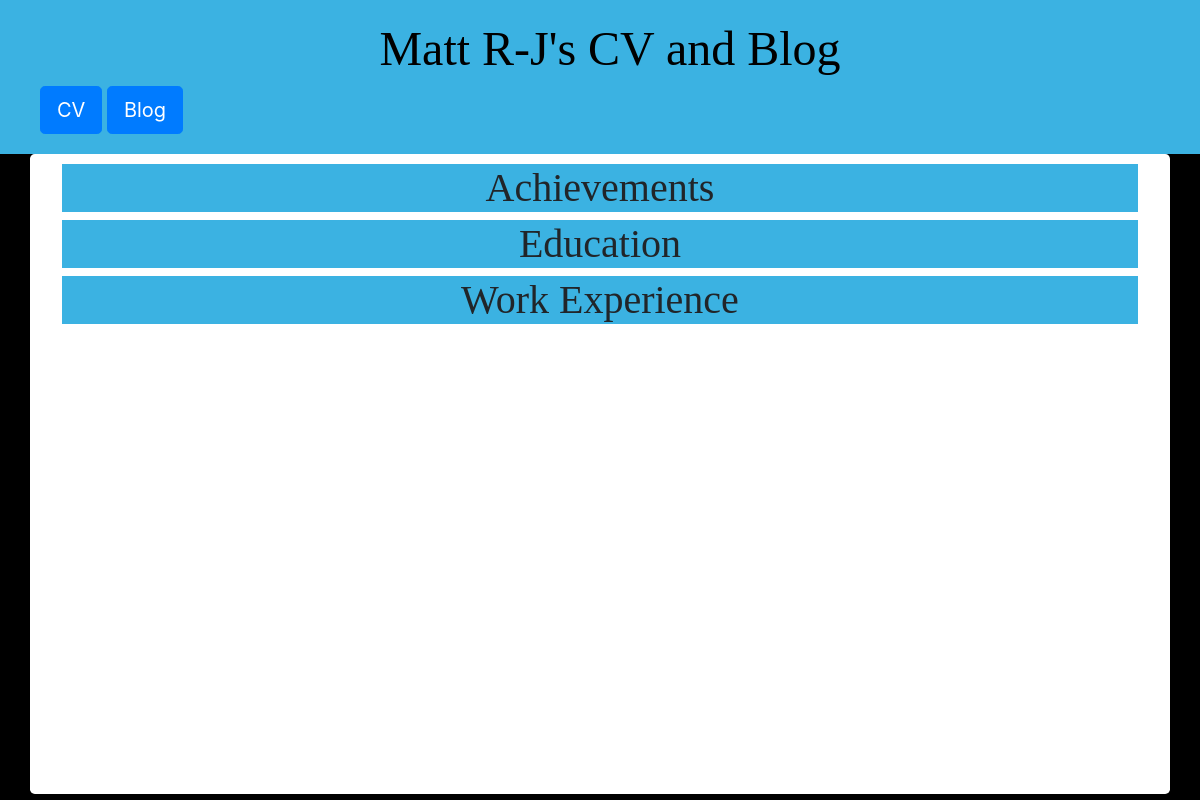
Page /cv on the earlier database version.
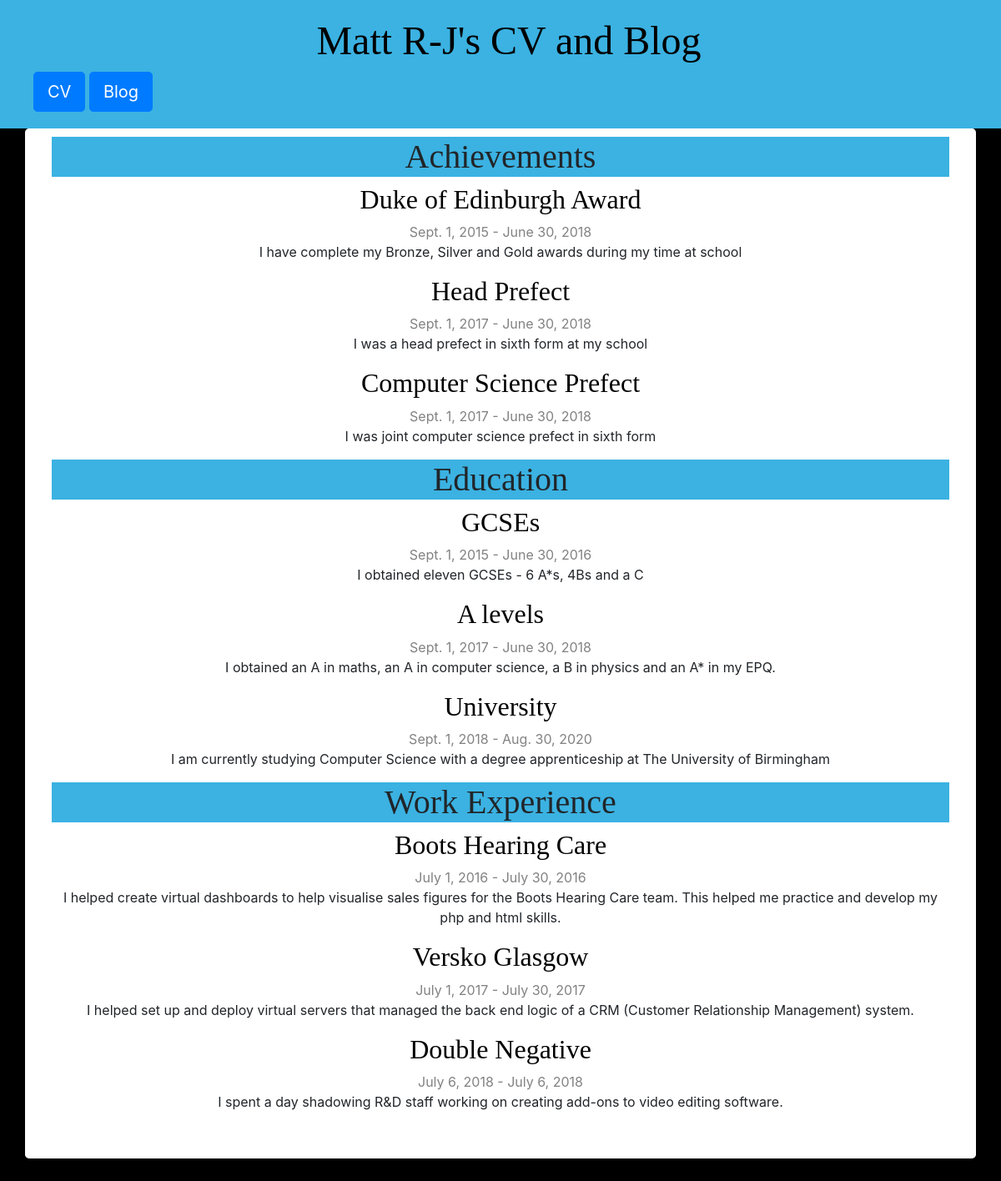
Same page on the later database version.
### blog/models.py (models this page shows, shortened)
class CV(models.Model):
    tag = models.CharField(default="Education", max_length=200, choices=[("Achievements","Achievements"),("Education", "Education"),("Work Experience","Work Experience")])
    title = models.CharField(max_length=200)
    text = models.TextField()
    start_date = models.DateField(default=timezone.now, blank=False, null=False)
    end_date = models.DateField(default=timezone.now(), blank=False, null=False)

### blog/views.py (the view)
# urls.py: path('cv', views.cv_list, name='cv_list'),
def cv_list(request):
    posts = CV.objects.filter(start_date__lte=timezone.now()).order_by('start_date')
    return render(request, 'blog/cv_list.html', {'posts': posts, 'tags' : ["Achievements","Education","Work Experience"]})

### blog/templates/blog/cv_list.html
{% extends 'blog/base.html' %}
{% block content %}
    {% for tag in tags %}
        <h1>{{ tag }}</h1>
            {% for post in posts %}
                {% if tag == post.tag %}
                    <div class="post">
                        <h2><a href="{% url 'cv_detail' pk=post.pk %}">{{ post.title }}</a></h2>
                        <div class="date">
                            {{ post.start_date }}
                             -
                            {{ post.end_date }}
                        </div>
                        <p>{{ post.text|linebreaksbr }}</p>
                    </div>
                {% endif %}
            {% endfor %}
    {% endfor %}
{% endblock %}

### blog/templates/blog/base.html (shortened to what this page needs)
{% load static %}
<html>
    <head>
        <link rel="stylesheet" href="https://stackpath.bootstrapcdn.com/bootstrap/4.3.1/css/bootstrap.min.css">
        <link rel="stylesheet" href="https://use.fontawesome.com/releases/v5.7.0/css/all.css">
        <link rel="stylesheet" href="{% static 'css/blog.css' %}">
    </head>
    <body>
        <div class="page-header">
            <h1><a href={% url 'cv_list' %}>Matt R-J's CV and Blog</a></h1>
            <a class="btn btn-primary btn-lg " role="button"  href={% url 'cv_list' %}>CV</a>
            <a class="btn btn-primary btn-lg " role="button"  href={% url 'blog_list' %}>Blog</a>
        </div>
        <div class="content container jumbotron">
            <div class="row" >
                <div class="col-md-12" >
                {% block content %}
                {% endblock %}
                </div>
            </div>
        </div>
    </body>
</html>

### blog/static/css/blog.css (style rules this page uses)
h1 a, h2 a { color: #3BB2E2; font-family: 'Georgia'; }
body { background: black; }
.page-header { background-color: #3BB2E2; margin-top: 0; padding: 20px 20px 20px 40px; }
.page-header h1, .page-header h1 a, .page-header h1 a:visited, .page-header h1 a:active { color: black; font-size: 36pt; text-decoration: none; }
.content { padding-top: 10px; background: white; height: 80%; margin: auto; text-align: center; overflow: auto; }
body .content h1 { background: #3BB2E2; }
h1 { text-align: center; }
h1, h2, h3, h4 { font-family: 'Georgia', cursive; }
.date { color: #828282; }
.post { margin-bottom: 10px; }
.post h2 a, .post h2 a:visited { color: #000000; }

Differences in the rows shown:
added CV: title "Duke of Edinburgh Award", start_date "Sept. 1, 2015", end_date "June 30, 2018", text "I have complete my Bronze, Silver and Gold awards during my time at school", shown under "Achievements"
added CV: title "Head Prefect", start_date "Sept. 1, 2017", end_date "June 30, 2018", text "I was a head prefect in sixth form at my school", shown under "Achievements"
added CV: title "Computer Science Prefect", start_date "Sept. 1, 2017", end_date "June 30, 2018", text "I was joint computer science prefect in sixth form", shown under "Achievements"
added CV: title "GCSEs", start_date "Sept. 1, 2015", end_date "June 30, 2016", text "I obtained eleven GCSEs - 6 A*s, 4Bs and a C", shown under "Education"
added CV: title "A levels", start_date "Sept. 1, 2017", end_date "June 30, 2018", text "I obtained an A in maths, an A in computer science, a B in physics and an A* in my EPQ.", shown under "Education"
added CV: title "University", start_date "Sept. 1, 2018", end_date "Aug. 30, 2020", text "I am currently studying Computer Science with a degree apprenticeship at The University of Birmingham", shown under "Education"
added CV: title "Boots Hearing Care", start_date "July 1, 2016", end_date "July 30, 2016", text "I helped create virtual dashboards to help visualise sales figures for the Boots Hearing Care team. This helped me practice and develop my php and html skills.", shown under "Work Experience"
added CV: title "Versko Glasgow", start_date "July 1, 2017", end_date "July 30, 2017", text "I helped set up and deploy virtual servers that managed the back end logic of a CRM (Customer Relationship Management) system.", shown under "Work Experience"
added CV: title "Double Negative", start_date "July 6, 2018", end_date "July 6, 2018", text "I spent a day shadowing R&D staff working on creating add-ons to video editing software.", shown under "Work Experience"
